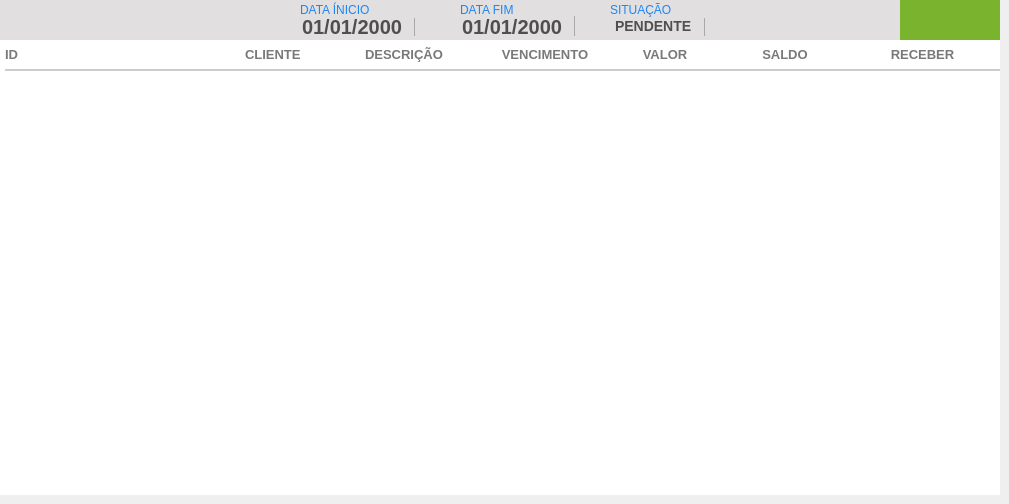
    <widget class="QWidget" name="tab_AReceber">
     <attribute name="icon">
      <iconset>
       <normaloff>../Images/icon/sql.png</normaloff>../Images/icon/sql.png</iconset>
     </attribute>
     <attribute name="title">
      <string>CONTAS A RECEBER</string>
     </attribute>
     <widget class="QFrame" name="fr_TopoMenuAReceber">
      <property name="geometry">
       <rect>
        <x>0</x>
        <y>0</y>
        <width>1000</width>
        <height>40</height>
       </rect>
      </property>
      <property name="styleSheet">
       <string notr="true">background:#E1DFE0;
border: none;</string>
      </property>
      <widget class="QPushButton" name="bt_BuscaAReceber">
       <property name="geometry">
        <rect>
         <x>820</x>
         <y>5</y>
         <width>30</width>
         <height>30</height>
        </rect>
       </property>
       <property name="font">
        <font>
         <family>Arial</family>
        </font>
       </property>
       <property name="cursor">
        <cursorShape>PointingHandCursor</cursorShape>
       </property>
       <property name="focusPolicy">
        <enum>Qt::NoFocus</enum>
       </property>
       <property name="contextMenuPolicy">
        <enum>Qt::NoContextMenu</enum>
       </property>
       <property name="toolTip">
        <string>BUSCAR</string>
       </property>
       <property name="styleSheet">
        <string notr="true"/>
       </property>
       <property name="text">
        <string/>
       </property>
      </widget>
      <widget class="QPushButton" name="bt_PrintAReceber">
       <property name="geometry">
        <rect>
         <x>860</x>
         <y>5</y>
         <width>30</width>
         <height>30</height>
        </rect>
       </property>
       <property name="font">
        <font>
         <family>Arial</family>
        </font>
       </property>
       <property name="cursor">
        <cursorShape>PointingHandCursor</cursorShape>
       </property>
       <property name="focusPolicy">
        <enum>Qt::NoFocus</enum>
       </property>
       <property name="contextMenuPolicy">
        <enum>Qt::NoContextMenu</enum>
       </property>
       <property name="toolTip">
        <string>IMPRIMIR</string>
       </property>
       <property name="text">
        <string/>
       </property>
      </widget>
      <widget class="QDateEdit" name="dt_InicioAReceber">
       <property name="geometry">
        <rect>
         <x>300</x>
         <y>16</y>
         <width>140</width>
         <height>20</height>
        </rect>
       </property>
       <property name="styleSheet">
        <string notr="true">QDateEdit {
background: #E1DFE0;
border: none;
font-family: &quot;Arial&quot;;
font-size: 20px;
font-weight: bold;
color: rgb(80,79,79)
}
 QDateEdit::drop-down {
     subcontrol-origin: padding;
     subcontrol-position: top right;
     width: 25px;
     border-left-width: 1px;
     border-left-color: darkgray;
     border-left-style: solid; /* just a single line */
     border-top-right-radius: 3px; /* same radius as the QComboBox */
     border-bottom-right-radius: 3px;
 }
QDateEdit::down-arrow {
     image: url("+self.resourcepath('Images/down.png')+");
 }</string>
       </property>
       <property name="displayFormat">
        <string>dd/MM/yyyy</string>
       </property>
       <property name="calendarPopup">
        <bool>true</bool>
       </property>
      </widget>
      <widget class="QLabel" name="lb_FormVenda_25">
       <property name="geometry">
        <rect>
         <x>300</x>
         <y>2</y>
         <width>120</width>
         <height>16</height>
        </rect>
       </property>
       <property name="styleSheet">
        <string notr="true">QLabel{
font-size: 12px;
font-family: &quot;Arial Unicode MS&quot;;

color:#1E87F0;
border: none;
}</string>
       </property>
       <property name="text">
        <string>DATA ÍNICIO</string>
       </property>
      </widget>
      <widget class="QLabel" name="lb_FormVenda_26">
       <property name="geometry">
        <rect>
         <x>460</x>
         <y>2</y>
         <width>120</width>
         <height>16</height>
        </rect>
       </property>
       <property name="styleSheet">
        <string notr="true">QLabel{
font-size: 12px;
font-family: &quot;Arial Unicode MS&quot;;

color:#1E87F0;
border: none;
}</string>
       </property>
       <property name="text">
        <string>DATA FIM</string>
       </property>
      </widget>
      <widget class="QDateEdit" name="dt_FimAReceber">
       <property name="geometry">
        <rect>
         <x>460</x>
         <y>16</y>
         <width>140</width>
         <height>20</height>
        </rect>
       </property>
       <property name="styleSheet">
        <string notr="true">QDateEdit {
background: #E1DFE0;
border: none;
font-family: &quot;Arial&quot;;
font-size: 20px;
font-weight: bold;
color: rgb(80,79,79)
}
 QDateEdit::drop-down {
     subcontrol-origin: padding;
     subcontrol-position: top right;
     width: 25px;
     border-left-width: 1px;
     border-left-color: darkgray;
     border-left-style: solid; /* just a single line */
     border-top-right-radius: 3px; /* same radius as the QComboBox */
     border-bottom-right-radius: 3px;
 }
QDateEdit::down-arrow {
     image: url("+self.resourcepath('Images/down.png')+");
 }</string>
       </property>
       <property name="displayFormat">
        <string>dd/MM/yyyy</string>
       </property>
       <property name="calendarPopup">
        <bool>true</bool>
       </property>
      </widget>
      <widget class="QComboBox" name="cb_situacaoAReceber">
       <property name="geometry">
        <rect>
         <x>610</x>
         <y>16</y>
         <width>120</width>
         <height>20</height>
        </rect>
       </property>
       <property name="styleSheet">
        <string notr="true">QComboBox{
background: #E1DFE0;
border: none;
font-family: &quot;Arial&quot;;
font-size: 14px;
font-weight: bold;
color: rgb(80,79,79)
}
 QComboBox::drop-down {
     subcontrol-origin: padding;
     subcontrol-position: top right;
     width: 25px;
     border-left-width: 1px;
     border-left-color: darkgray;
     border-left-style: solid; /* just a single line */
     border-top-right-radius: 3px; /* same radius as the QComboBox */
     border-bottom-right-radius: 3px;
 }
QComboBox::down-arrow {
     image: url("+self.resourcepath('Images/down.png')+");
 }
</string>
       </property>
       <item>
        <property name="text">
         <string>PENDENTE</string>
        </property>
       </item>
       <item>
        <property name="text">
         <string>RECEBIDO</string>
        </property>
       </item>
      </widget>
      <widget class="QLabel" name="lb_FormVenda_29">
       <property name="geometry">
        <rect>
         <x>610</x>
         <y>2</y>
         <width>120</width>
         <height>16</height>
        </rect>
       </property>
       <property name="styleSheet">
        <string notr="true">QLabel{
font-size: 12px;
font-family: &quot;Arial Unicode MS&quot;;

color:#1E87F0;
border: none;
}</string>
       </property>
       <property name="text">
        <string>SITUAÇÃO</string>
       </property>
      </widget>
      <widget class="QPushButton" name="bt_AddContaAReceber">
       <property name="geometry">
        <rect>
         <x>900</x>
         <y>0</y>
         <width>100</width>
         <height>40</height>
        </rect>
       </property>
       <property name="cursor">
        <cursorShape>PointingHandCursor</cursorShape>
       </property>
       <property name="focusPolicy">
        <enum>Qt::NoFocus</enum>
       </property>
       <property name="contextMenuPolicy">
        <enum>Qt::ActionsContextMenu</enum>
       </property>
       <property name="styleSheet">
        <string notr="true">QPushButton {
background-color: #7AB32E;
 }
QPushButton:hover{
background-color: #40a286
}</string>
       </property>
       <property name="text">
        <string/>
       </property>
      </widget>
     </widget>
     <widget class="QTableWidget" name="tb_AReceber">
      <property name="geometry">
       <rect>
        <x>0</x>
        <y>40</y>
        <width>1000</width>
        <height>455</height>
       </rect>
      </property>
      <property name="cursor" stdset="0">
       <cursorShape>PointingHandCursor</cursorShape>
      </property>
      <property name="focusPolicy">
       <enum>Qt::WheelFocus</enum>
      </property>
      <property name="styleSheet">
       <string notr="true">QTableView{
color: #797979;
font-weight: bold;
font-size: 13px;
background: #FFF;
padding: 0 0 0 5px;
}
QHeaderView:section{
background: #FFF;
padding: 5px 0 ;
font-size: 13px;
font-family: &quot;Arial&quot;;
font-weight: bold;
color: #797979;
border: none;
border-bottom: 2px solid #CCC;
}
QTableView::item {
border-bottom: 2px solid #CCC;
padding: 2px;
}

</string>
      </property>
      <property name="frameShape">
       <enum>QFrame::NoFrame</enum>
      </property>
      <property name="frameShadow">
       <enum>QFrame::Plain</enum>
      </property>
      <property name="autoScrollMargin">
       <number>20</number>
      </property>
      <property name="editTriggers">
       <set>QAbstractItemView::NoEditTriggers</set>
      </property>
      <property name="tabKeyNavigation">
       <bool>false</bool>
      </property>
      <property name="showDropIndicator" stdset="0">
       <bool>false</bool>
      </property>
      <property name="dragDropOverwriteMode">
       <bool>false</bool>
      </property>
      <property name="selectionMode">
       <enum>QAbstractItemView::NoSelection</enum>
      </property>
      <property name="selectionBehavior">
       <enum>QAbstractItemView::SelectRows</enum>
      </property>
      <property name="textElideMode">
       <enum>Qt::ElideMiddle</enum>
      </property>
      <property name="showGrid">
       <bool>false</bool>
      </property>
      <property name="cornerButtonEnabled">
       <bool>false</bool>
      </property>
      <property name="rowCount">
       <number>0</number>
      </property>
      <attribute name="horizontalHeaderDefaultSectionSize">
       <number>120</number>
      </attribute>
      <attribute name="horizontalHeaderStretchLastSection">
       <bool>true</bool>
      </attribute>
      <attribute name="verticalHeaderVisible">
       <bool>false</bool>
      </attribute>
      <attribute name="verticalHeaderCascadingSectionResizes">
       <bool>true</bool>
      </attribute>
      <attribute name="verticalHeaderDefaultSectionSize">
       <number>50</number>
      </attribute>
      <column>
       <property name="text">
        <string>ID</string>
       </property>
       <property name="font">
        <font>
         <family>Segoe UI</family>
         <pointsize>10</pointsize>
         <weight>75</weight>
         <bold>true</bold>
        </font>
       </property>
       <property name="textAlignment">
        <set>AlignLeading|AlignVCenter</set>
       </property>
       <property name="background">
        <color alpha="0">
         <red>0</red>
         <green>0</green>
         <blue>0</blue>
        </color>
       </property>
       <property name="foreground">
        <brush brushstyle="SolidPattern">
         <color alpha="255">
          <red>80</red>
          <green>79</green>
          <blue>79</blue>
         </color>
        </brush>
       </property>
      </column>
      <column>
       <property name="text">
        <string/>
       </property>
      </column>
      <column>
       <property name="text">
        <string>CLIENTE</string>
       </property>
       <property name="font">
        <font>
         <family>Segoe UI</family>
         <pointsize>10</pointsize>
         <weight>75</weight>
         <bold>true</bold>
        </font>
       </property>
       <property name="textAlignment">
        <set>AlignLeading|AlignVCenter</set>
       </property>
       <property name="foreground">
        <brush brushstyle="SolidPattern">
         <color alpha="255">
          <red>80</red>
          <green>79</green>
          <blue>79</blue>
         </color>
        </brush>
       </property>
      </column>
      <column>
       <property name="text">
        <string>DESCRIÇÃO</string>
       </property>
       <property name="font">
        <font>
         <family>Segoe UI</family>
         <pointsize>10</pointsize>
         <weight>75</weight>
         <bold>true</bold>
        </font>
       </property>
       <property name="textAlignment">
        <set>AlignLeading|AlignVCenter</set>
       </property>
       <property name="foreground">
        <brush brushstyle="SolidPattern">
         <color alpha="255">
          <red>80</red>
          <green>79</green>
          <blue>79</blue>
         </color>
        </brush>
       </property>
      </column>
      <column>
       <property name="text">
        <string>VENCIMENTO</string>
       </property>
       <property name="font">
        <font>
         <family>Segoe UI</family>
         <pointsize>10</pointsize>
         <weight>75</weight>
         <bold>true</bold>
        </font>
       </property>
       <property name="textAlignment">
        <set>AlignCenter</set>
       </property>
       <property name="foreground">
        <brush brushstyle="SolidPattern">
         <color alpha="255">
          <red>80</red>
          <green>79</green>
          <blue>79</blue>
         </color>
        </brush>
       </property>
      </column>
      <column>
       <property name="text">
        <string>VALOR</string>
       </property>
       <property name="font">
        <font>
         <family>Segoe UI</family>
         <pointsize>10</pointsize>
         <weight>75</weight>
         <bold>true</bold>
        </font>
       </property>
       <property name="textAlignment">
        <set>AlignCenter</set>
       </property>
       <property name="foreground">
        <brush brushstyle="SolidPattern">
         <color alpha="255">
          <red>80</red>
          <green>79</green>
          <blue>79</blue>
         </color>
        </brush>
       </property>
      </column>
      <column>
       <property name="text">
        <string>SALDO</string>
       </property>
       <property name="font">
        <font>
         <family>Segoe UI</family>
         <pointsize>10</pointsize>
         <weight>75</weight>
         <bold>true</bold>
        </font>
       </property>
       <property name="textAlignment">
        <set>AlignCenter</set>
       </property>
       <property name="foreground">
        <brush brushstyle="SolidPattern">
         <color alpha="255">
          <red>80</red>
          <green>79</green>
          <blue>79</blue>
         </color>
        </brush>
       </property>
      </column>
      <column>
       <property name="text">
        <string>RECEBER</string>
       </property>
       <property name="font">
        <font>
         <family>Segoe UI</family>
         <pointsize>10</pointsize>
         <weight>75</weight>
         <bold>true</bold>
        </font>
       </property>
       <property name="textAlignment">
        <set>AlignCenter</set>
       </property>
       <property name="foreground">
        <brush brushstyle="SolidPattern">
         <color alpha="255">
          <red>80</red>
          <green>79</green>
          <blue>79</blue>
         </color>
        </brush>
       </property>
      </column>
     </widget>
    </widget>
